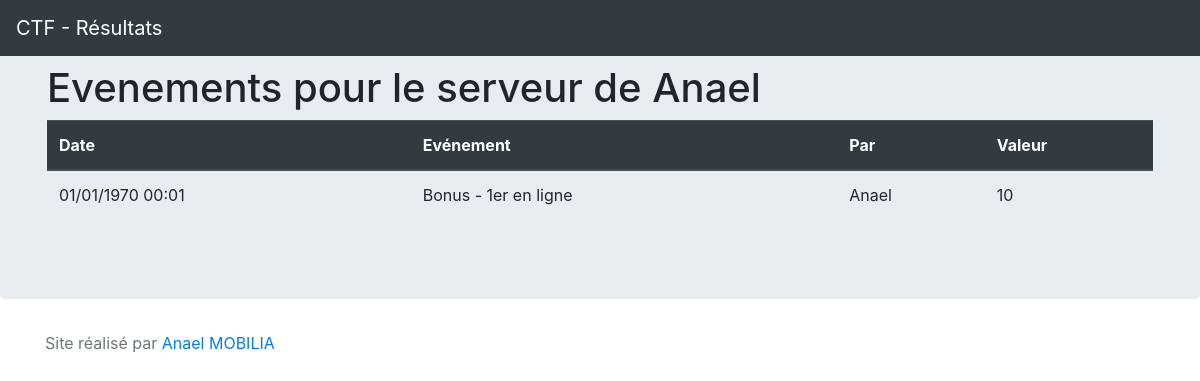
Screenshot of /evenementServeur.php?id=7 with the database file from the repository.
### tables this page shows
CREATE TABLE `groupe` (
  `id` int(11) NOT NULL,
  `urlServeur` text NOT NULL,
  `membres` text NOT NULL,
  `isEnLigne` tinyint(4) NOT NULL
);

CREATE TABLE `evenement` (
  `id` int(11) NOT NULL,
  `timestamp` int(11) NOT NULL,
  `type` int(11) NOT NULL,
  `etat` tinyint(4) NOT NULL,
  `groupe` int(11) NOT NULL,
  `ip` text NOT NULL,
  `tiers` text NOT NULL
);

CREATE TABLE `typeaction` (
  `id` int(11) NOT NULL,
  `libelle` text NOT NULL,
  `valeur` int(11) NOT NULL,
  `saisieUser` tinyint(4) NOT NULL,
  `saisieAdmin` tinyint(4) NOT NULL
);

### classes/maBDD.class.php (called while the page is built, shortened)
<?php
class maBDD {
   private $maBDD = null;
   private static $monInstance = null;
   private function __construct() {
      $this->maBDD = new PDO('mysql:host=' . _BDD_HOST_ . ';dbname=' . _BDD_NAME_, _BDD_USER_, _BDD_PASS_);
      $this->maBDD->setAttribute(PDO::ATTR_ERRMODE, PDO::ERRMODE_EXCEPTION);
      $this->maBDD->setAttribute(PDO::ATTR_DEFAULT_FETCH_MODE, PDO::FETCH_OBJ);
   }
   public static function getInstance() {
      if (is_null(self::$monInstance)) {
         self::$monInstance = new maBDD();
      }
      return self::$monInstance;
   }
   public function prepare($query) {
      return $this->maBDD->prepare($query);
   }
}

### classes/loader.class.php (called while the page is built, shortened)
<?php
class loader {
    public static function chargerEvenementsMachine($idMachine) {
        $req = maBDD::getInstance()->prepare("SELECT * FROM evenement ev, groupe gr, typeaction ty WHERE ev.groupe = gr.id AND ev.type = ty.id AND ev.tiers = :groupe AND ev.etat=1 AND ty.libelle NOT LIKE 'P&eacute;nalit&eacute; - %'");
        $req->bindValue(':groupe', $idMachine, PDO::PARAM_INT);
        $req->execute();
        $retour = new ArrayObject();
        foreach ($req->fetchAll() as $value) {
            $monStub = new evenement();
            $monStub->setId($value->id);
            $monStub->setTimestamp($value->timestamp);
            $monStub->setType($value->type);
            $monStub->setEtat($value->etat);
            $monStub->setGroupe($value->groupe);
            $monStub->setIp($value->ip);
            $monStub->setTiers($value->tiers);
            $monStub->setNomGroupe($value->membres);
            $monStub->setNom($value->libelle);
            $monStub->setValeur($value->valeur);
            $retour->append($monStub);
        }
        return $retour;
    }
    public static function getNomGroupe($idGroupe) {
        $req = maBDD::getInstance()->prepare("SELECT * FROM groupe WHERE id = :groupe");
        $req->bindValue(':groupe', $idGroupe, PDO::PARAM_INT);
        $req->execute();
        $resultat = $req->fetch();
        return $resultat->membres;
    }
}

### classes/evenement.class.php (called while the page is built, shortened)
<?php
class evenement {
    private $timestamp;
    private $nomGroupe;
    private $nom;
    private $valeur;
    public function getTimestamp() {
        return $this->timestamp;
    }
    public function getNomGroupe() {
        return $this->nomGroupe;
    }
    public function getNom() {
        return $this->nom;
    }
    public function getValeur() {
        return $this->valeur;
    }
    public function setTimestamp($timestamp) {
        $this->timestamp = $timestamp;
    }
    public function setNomGroupe($nomGroupe) {
        $this->nomGroupe = $nomGroupe;
    }
    public function setNom($nom) {
        $this->nom = $nom;
    }
    public function setValeur($valeur) {
        $this->valeur = $valeur;
    }
}

### evenementServeur.php (the view, shortened to what this page needs)
<?php
$listeEvts = loader::chargerEvenementsMachine($_GET["id"]);
?>
<!DOCTYPE html>
<html lang="fr">
    <head>
        <link href="css/bootstrap.min.css" rel="stylesheet">
    </head>
    <body>
        <nav class="navbar navbar-expand-md navbar-dark fixed-top bg-dark">
            <a class="navbar-brand" href="index.php">CTF - Résultats</a>
        </nav>
        <main role="main">
            <div class="jumbotron">
                <div class="container">
                    <h1 class="display-5">Evenements pour le serveur de <?= loader::getNomGroupe($_GET["id"]) ?></h1>
                    <table class="table table-hover" id="resultats">
                        <thead class="thead-dark">
                            <tr>
                                <th scope="col">Date</th>
                                <th scope="col">Evénement</th>
                                <th scope="col">Par</th>
                                <th scope="col">Valeur</th>
                            </tr>
                        </thead>
                        <tbody>
                            <?php foreach ($listeEvts as $unEvt) : ?>
                                <tr>
                                    <td><?= date('d/m/Y H:m', $unEvt->getTimestamp()) ?></td>
                                    <td><?= $unEvt->getNom() ?></td>
                                    <td><?= $unEvt->getNomGroupe() ?></td>
                                    <td><?= $unEvt->getValeur() ?></td>
                                </tr>
                            <?php endforeach; ?>
                        </tbody>
                    </table>
                </div>
            </div>
        </main>
        <footer class="text-muted">
            <div class="container">
                <p>Site réalisé par <a href="https://www.anael.eu">Anael MOBILIA</a></p>
            </div>
        </footer>
    </body>
</html>

### rows the page displays
groupe: membres "Anael"
evenement: timestamp "01/01/1970 00:01", typeaction.libelle "Bonus - 1er en ligne", groupe.membres "Anael", typeaction.valeur "10"
